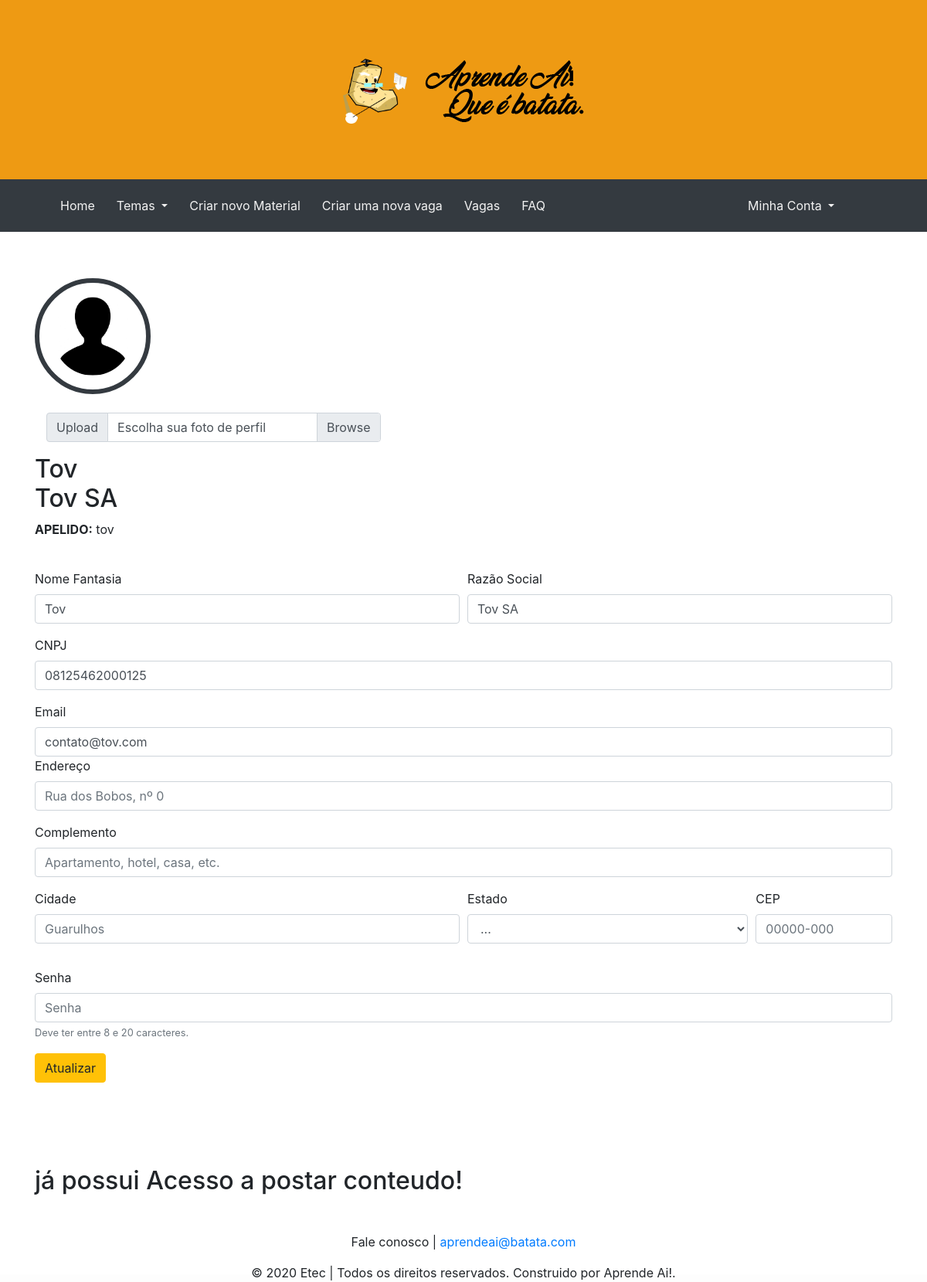
/?page=minha_conta (signed in), run on the app's committed database.
### tables this page shows
CREATE TABLE `tb_usuario` (
  `id_usuario` int(11) NOT NULL,
  `nome_usuario` varchar(30) NOT NULL,
  `sobrenome_usuario` varchar(30) NOT NULL,
  `apelido_usuario` varchar(20) NOT NULL,
  `email_usuario` varchar(50) NOT NULL,
  `senha_usuario` varchar(30) NOT NULL,
  `cpf` varchar(18) DEFAULT NULL,
  `cnpj` varchar(18) DEFAULT NULL,
  `endereco` varchar(50) DEFAULT NULL,
  `complemento` varchar(30) DEFAULT NULL,
  `cidade` varchar(30) DEFAULT NULL,
  `estado` varchar(30) DEFAULT NULL,
  `cep` varchar(10) NOT NULL,
  `tipo_usuario` int(11) NOT NULL,
  `permissao_conteudo` int(11) NOT NULL,
  `img_usuario` varchar(900) DEFAULT NULL,
  `st_ativo` char(1) NOT NULL,
  `Arquivo_permissao` varchar(590) DEFAULT NULL
);

### controllers/urls.php (called while the page is built, shortened)
<?php
    class Urls{
        public function MinhaConta(){
            require 'controllers/controllerMinhaConta.php';
            $pages = new Pages;
            $pages->MinhaConta();
        }
    }
?>

### models/modelMinhaConta.php (called while the page is built, shortened)
<?php
    class MinhaConta{
        function TrazDados(){
            $conect = new Conexao;
            $con = $conect->Conecta();
            $id = $_SESSION['usuario_logado'];
            $comando = "SELECT * from tb_usuario where id_usuario = $id";
            $executeQuery = mysqli_query($con,$comando);
            while($dados = mysqli_fetch_assoc($executeQuery)){
                $img = $dados['img_usuario'];
                $nome = $dados['nome_usuario'];
                $sobrenome = $dados['sobrenome_usuario'];
                $apelido = $dados['apelido_usuario'];
                $email = $dados['email_usuario'];
                $cpf = $dados['cpf'];
                $cnpj = $dados['cnpj'];
                $endereco = $dados['endereco'];
                $complemento = $dados['complemento'];
                $cidade = $dados['cidade'];
                $estado = $dados['estado'];
                $cep = $dados['cep'];
                $tp_usuario = $dados['tipo_usuario'];
            }
            return array(
                "img" => $img,
                "nome" => $nome,
                "sobrenome" => $sobrenome,
                "apelido" => $apelido,
                "email" => $email,
                "cpf" => $cpf,
                "cnpj" => $cnpj,
                "endereco" => $endereco,
                "complemento" => $complemento,
                "cidade" => $cidade,
                "estado" => $estado,
                "cep" => $cep,
                "tp_usuario" => $tp_usuario
            );
        }
        function verificaPermissao(){
              $conect = new Conexao;
              $con = $conect->Conecta();
              $id = $_SESSION['usuario_logado'];
              $comando = "SELECT * from tb_usuario where id_usuario = $id";
              $executeQuery = mysqli_query($con,$comando);
              $dados = mysqli_fetch_assoc($executeQuery);
              if ($dados['Arquivo_permissao'] == "" && $dados['permissao_conteudo'] == 0){
                return 1;
              }
              else if ($dados['Arquivo_permissao'] != "" && $dados['permissao_conteudo'] == 0) {
                return 2;
              }
              else {
                return 3;
              }
            }
  }
?>

### views/minha_contapj.php (the view, shortened to what this page needs)
<div class="container">
    <link rel="stylesheet" href="./css/minha_conta.css">
<div>
<form method="post" enctype="multipart/form-data">
    <img class="perfil-avatar" src="./views/img/img_usuarios/<?php echo $img;?>">
    <br><br>
    <div class="input-group col-5 mb-3">
      <div class="input-group-prepend">
        <span class="input-group-text" id="inputGroupFileAddon01">Upload</span>
      </div>
      <div class="custom-file">
          <label class="custom-file-label" for="inputGroupFile01">Escolha sua foto de perfil</label>
      </div>
    </div>
    <h2 class="nome-perfil"><?php echo "$nome <br> $sobrenome"; ?></h2>
    <p><b>APELIDO:</b><span name="apelido"><?php echo " $apelido"; ?></span></p>
</div>
  <br>
    <div class="formulario">
      <div class="form-row">
        <div class="form-group col-md-6">
          <label for="validationDefault01">Nome Fantasia</label>
          <input type="text" class="form-control" id="validationDefault01" placeholder="Nome" value="<?php echo "$nome"; ?>" name="nome" required>
        </div>
        <div class="form-group col-md-6">
          <label for="validationDefault02">Razão Social</label>
          <input type="text" class="form-control" id="validationDefault02" placeholder="Razão Social" value="<?php echo "$sobrenome"; ?>" name="razaoSocial" required>
        </div>
        <div class="form-group col-md-12">
          <label for="inputPassword4">CNPJ</label>
          <input type="text" class="form-control" id="inputPassword4" placeholder="CNPJ (Somente números)" name="cnpj" value="<?php echo "$cnpj"; ?>">
        </div>
      </div>
      <div class="form-row">
        <div class="form-group col-md-12">
          <label for="inputEmail4">Email</label>
          <input type="email" class="form-control" id="inputEmail4" placeholder="Email" name="email" value="<?php echo "$email"; ?>">
      <div class="form-group">
        <label for="inputAddress">Endereço</label>
        <input type="text" class="form-control" id="inputAddress" placeholder="Rua dos Bobos, nº 0" name="endereco" value="<?php echo "$endereco"; ?>">
      </div>
      <div class="form-group">
        <label for="inputAddress2">Complemento</label>
        <input type="text" class="form-control" id="inputAddress2" placeholder="Apartamento, hotel, casa, etc." name="complemento" value="<?php echo "$complemento"; ?>">
      </div>
      <div class="form-row">
        <div class="form-group col-md-6">
          <label for="inputCity">Cidade</label>
          <input type="text" class="form-control" id="inputCity" placeholder="Guarulhos" name="cidade" value="<?php echo "$cidade"; ?>">
        </div>
        <div class="form-group col-md-4">
          <label for="inputEstado">Estado</label>
          <select id="inputEstado" class="form-control" name="estado" >
              <option value=""
              <?php echo $estado =='...'?'selected':'';?>
              >...</option>
          </select>
        </div>
        <div class="form-group col-md-2">
          <label for="inputCEP">CEP</label>
          <input type="text" class="form-control" id="inputCEP" placeholder="00000-000" name="cep" value="<?php echo "$cep"; ?>">
        </div>
      </div>
      </div>
        <div class="form-group col-md-12">
          <label for="inputPassword4">Senha</label>
          <input type="password" class="form-control" id="inputPassword4" name="senha" placeholder="Senha">
          <small id="passwordHelpInline" class="text-muted">Deve ter entre 8 e 20 caracteres.</small>
        </div>
    </div>
      </div>
      <button type="submit" class="btn btn-warning" name="btn_enviar">Atualizar</button>
      </div>
<br><br>
<div class="container">
<?php
$minhaConta = new MinhaConta;
  switch ($minhaConta->verificaPermissao()) {
      ?>
<?php
    default:
      ?>
        <h2 class="nome-perfil">já possui Acesso a postar conteudo!</h2>
<?php
  }
       ?>
     </div>

### css/styles_geral.css (style rules this page uses)
* { margin:0; padding:0; }
html { display: block; }
html, body { height:100%; background-color: #fdfdfd; padding: 0 0 10px 0; }
body { margin: 0; font: 20px Arial, Helvetica, sans-serif; color: #000000; width:100%; }
img { padding: 18px; }

### css/minha_conta.css (style rules this page uses)
.perfil-avatar { width: 150px; border-radius: 50%; border: solid 6px #343a40; }

### data on the page
tb_usuario: img_usuario (placeholder picture), nome_usuario "Tov", sobrenome_usuario "Tov SA", apelido_usuario "tov", nome "Tov", razaoSocial "Tov SA", cnpj "08125462000125", email "contato@tov.com", estado "..."
